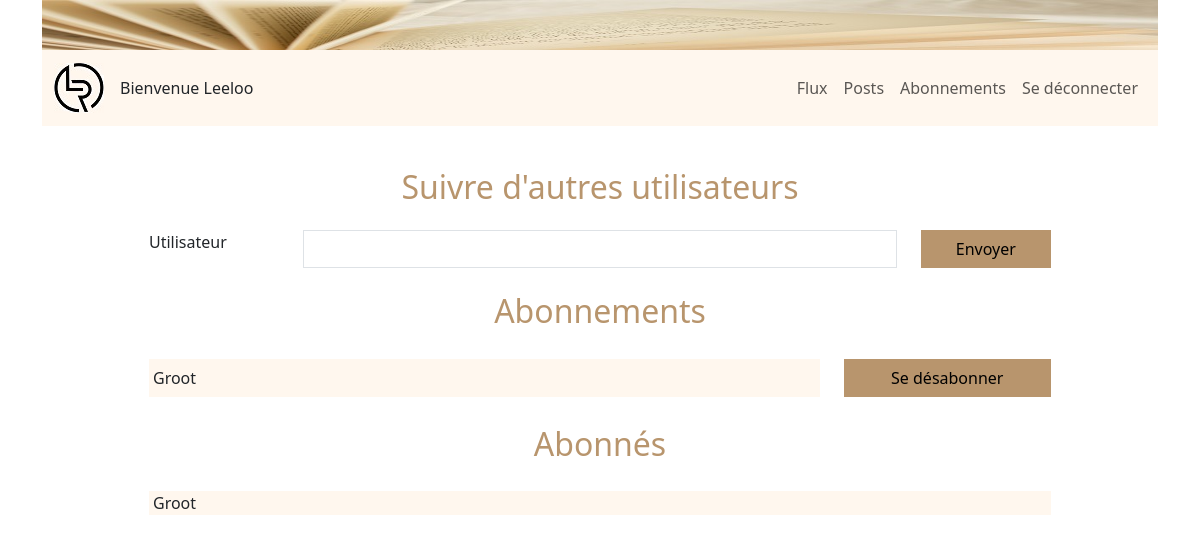
The app's page /follow/followership/ (signed in), older data.
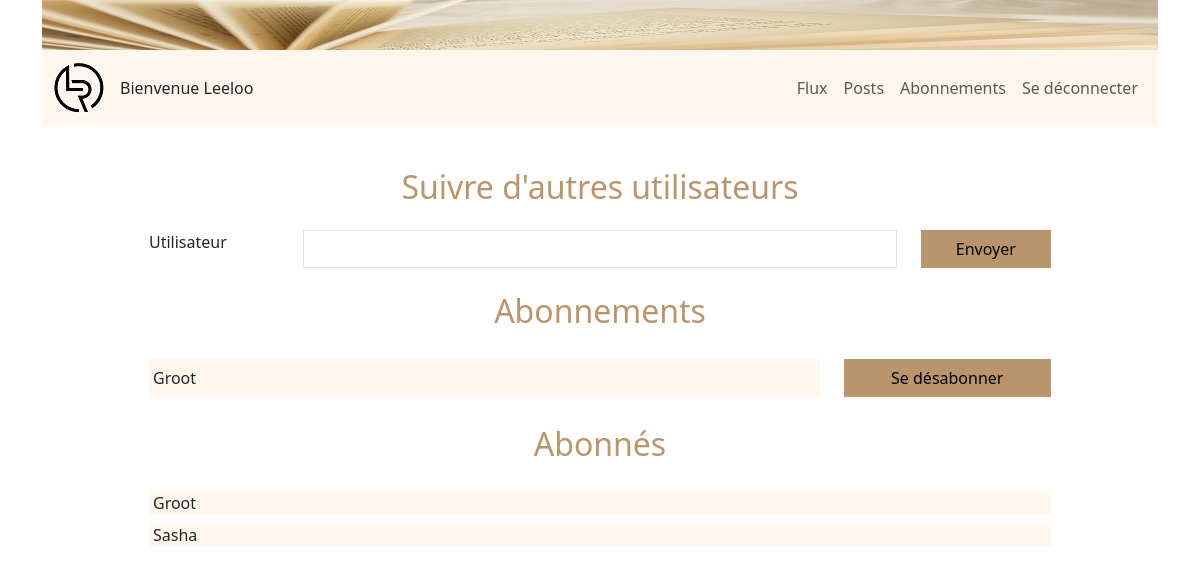
The same page, newer data.
### reviews/models.py (models this page shows)
class UserFollows(models.Model):
    user = models.ForeignKey(settings.AUTH_USER_MODEL,
                             on_delete=models.CASCADE,
                             related_name='following')
    followed_user = models.ForeignKey(settings.AUTH_USER_MODEL,
                                      on_delete=models.CASCADE,
                                      related_name='followed_by')
    class Meta:
        unique_together = ('user', 'followed_user')

### authentication/models.py (models this page shows)
class User(AbstractUser):
    pass

### reviews/views.py (the view)
@login_required
def follow_user(request):
    followed_by = request.user.followed_by.all()
    following = request.user.following.all()
    if request.method == 'POST':
        form = forms.FollowUserForm(request.POST)
        if form.is_valid():
            user_follows = form.save(commit=False)
            user_follows.user = request.user
            user_follows = form.save()
            return redirect('follow_user')
    else:
        form = forms.FollowUserForm()
    context = {'form': form,
               'following': following,
               'followed_by': followed_by
               }
    return render(request, 'reviews/follow_user.html',
                  context)

### reviews/forms.py (shortened to what this page needs)
class FollowUserForm(forms.ModelForm):
    class Meta:
        model = UserFollows
        fields = ['followed_user']
    def __init__(self, *args, **kwargs):
        super().__init__(*args, **kwargs)
        self.fields['followed_user'] = forms.CharField(
            widget=widgets.TextInput(
                attrs={'class': 'form-control'})
                )

### reviews/templates/reviews/follow_user.html (shortened to what this page needs)
{% extends 'base.html' %}
{% block content %}
<div class="container">
    <div class="row d-flex justify-content-center">
        <div class="col-10">
            <h2 class="text-center text-primary my-4">Suivre d'autres utilisateurs</h2>
            <div class="container">
                <form method="post">
                    <div class="row">
                        <div class="col-3 col-lg-2">
                            Utilisateur
                        </div>
                        <div class="col-6 col-lg-8">
                            {{ form.followed_user }}
                        </div>
                        <div class="col-3 col-lg-2">
                            <button type="submit" class="btn btn-primary w-100">Envoyer</button>
                        </div>
                    </div>
                </form>
            </div>
            <h2 class="text-center text-primary my-4">Abonnements</h2>
            <div class="container">
                <div class="row d-flex justify-content-between">
                    {% for follow in following %}
                    <div class="col-6 col-md-8 col-lg-9 my-1">
                        <div class="bg-light h-100 w-100 d-flex align-items-center px-1">
                            {{ follow.followed_user.username }}
                        </div>
                    </div>
                    <div class="col-6 col-md-4 col-lg-3 my-1 text-end">
                        <button type="button" class="btn btn-primary w-100" data-bs-toggle="modal" data-bs-target="#unfollowModal" data-follow-id="{{ follow.id }}">
                            Se désabonner
                            </button>
                    </div>
                    {% endfor %}
                </div>
            </div>
            <h2 class="text-center text-primary my-4">Abonnés</h2>
            <div class="container">
                <div class="row">
                    {% for follow in followed_by %}
                    <div class="col-12 my-1">
                            <div class="bg-light h-100 w-100 d-flex align-items-center px-1">
                                {{ follow.user.username }}
                            </div>
                    </div>
                    {% endfor %}
                </div>
            </div>
        </div>
    </div>
</div>
{% endblock content %}

Row changes from the older to the newer data that the page shows:
added UserFollows: user.username "Sasha", shown under "Abonnés"
